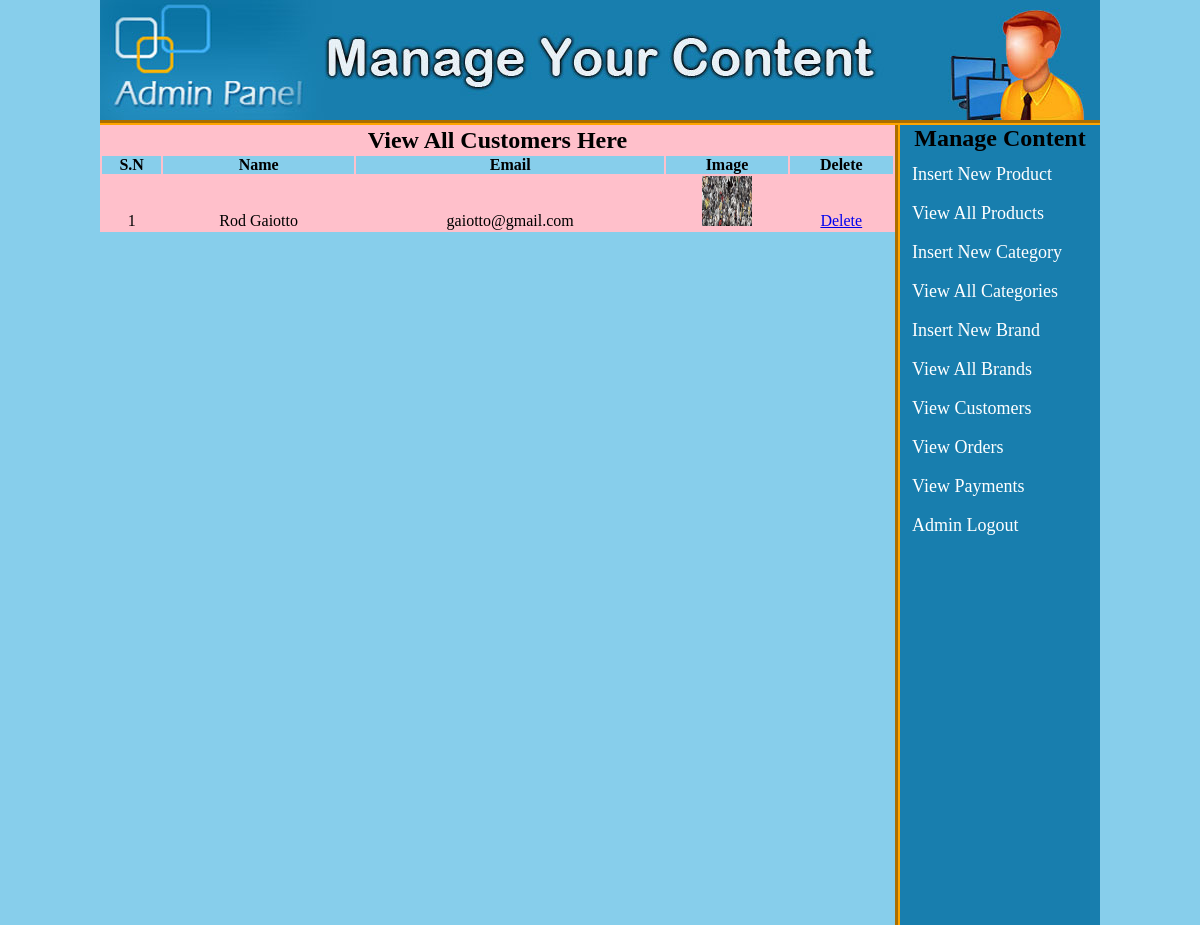
Page /admin_area/index.php?view_customers (signed in) on the committed database.
### tables this page shows
CREATE TABLE `customers` (
  `customer_id` int(10) NOT NULL,
  `customer_ip` varchar(255) NOT NULL,
  `customer_name` text NOT NULL,
  `customer_email` varchar(100) NOT NULL,
  `customer_pass` varchar(100) NOT NULL,
  `customer_country` text NOT NULL,
  `customer_city` text NOT NULL,
  `customer_contact` varchar(255) NOT NULL,
  `customer_address` text NOT NULL,
  `customer_image` text NOT NULL
);

### admin_area/view_customers.php (the view)
<table width="795" align="center" bgcolor="pink">
	<tr align="center">
		<td colspan="6"><h2>View All Customers Here</h2></td>
	</tr>
	<tr align="center" bgcolor="skyblue">
		<th>S.N</th>
		<th>Name</th>
		<th>Email</th>
		<th>Image</th>
		<th>Delete</th>
	</tr>
	<?php
	include("includes/db.php");
	$get_c = "select * from customers";
	$run_c = mysqli_query($con, $get_c);
	$i = 0;
	while ($row_c=mysqli_fetch_array($run_c)){
		$c_id = $row_c['customer_id'];
		$c_name = $row_c['customer_name'];
		$c_email = $row_c['customer_email'];
		$c_image = $row_c['customer_image'];
		$i++;
	?>
	<tr align="center">
		<td><?php echo $i;?></td>
		<td><?php echo $c_name;?></td>
		<td><?php echo $c_email;?></td>
		<td><img src="../customer/customer_images/<?php echo $c_image;?>" width="50" height="50"/></td>
		<td><a href="delete_c.php?delete_c=<?php echo $c_id;?>">Delete</a></td>
	</tr>
	<?php } ?>
</table>

### admin_area/styles/style.css (style rules this page uses)
html, body, div, span, applet, object, iframe, h1, h2, h3, h4, h5, h6, p, blockquote, pre, a, abbr, acronym, address, big, cite, code, del, dfn, em, img, ins, kbd, q, s, samp, small, strike, strong, sub, sup, tt, var, b, u, i, center, dl, dt, dd, ol, ul, li, fieldset, form, label, legend, table, caption, tbody, tfoot, thead, tr, th, td, article, aside, canvas, details, embed, figure, figcaption, footer, header, hgroup, menu, nav, output, ruby, section, summary, time, mark, audio, video { margin: 0; padding: 0; border: 0; vertical-align: baseline; }
body { background:skyblue; }

### rows in the picture
customers: customer_name "Rod Gaiotto", customer_email "gaiotto@gmail.com", customer_image (picture)
